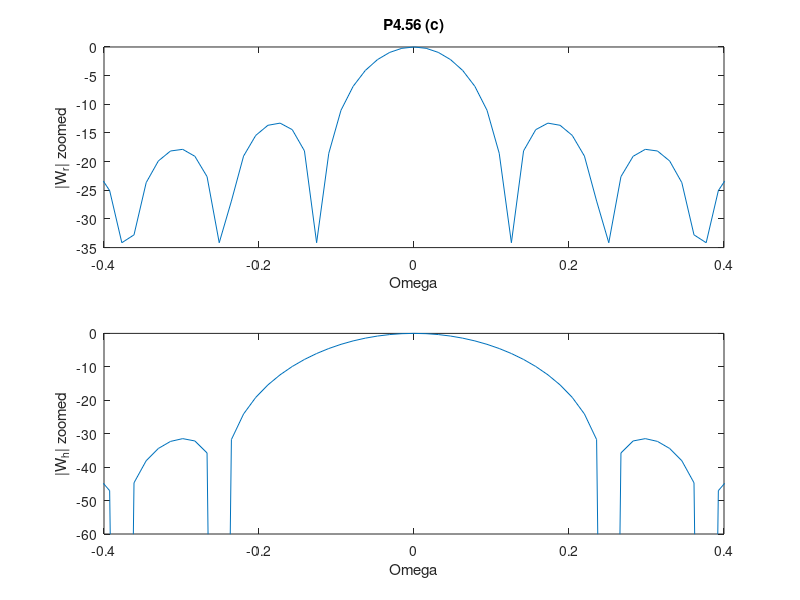
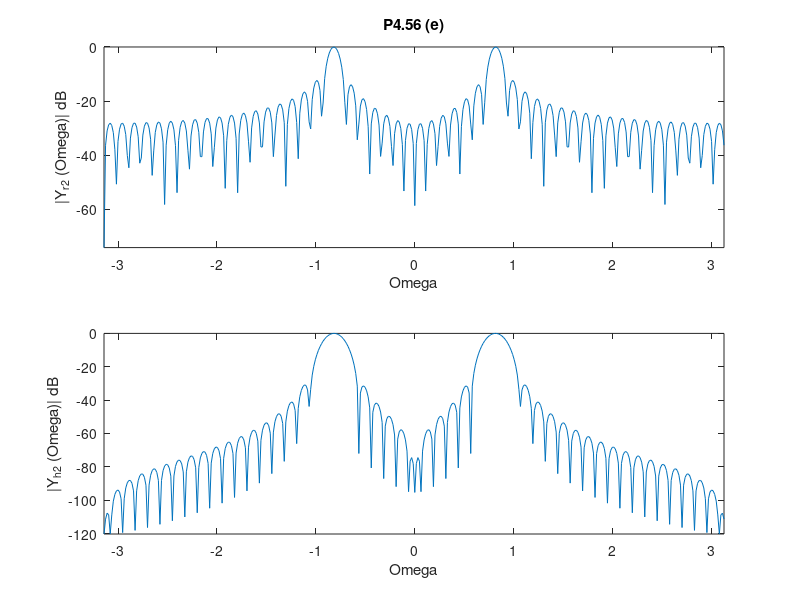
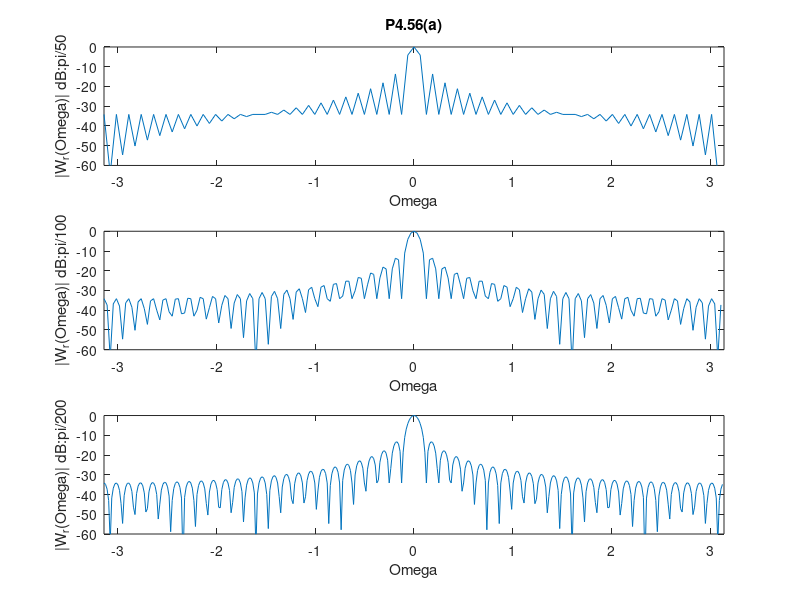
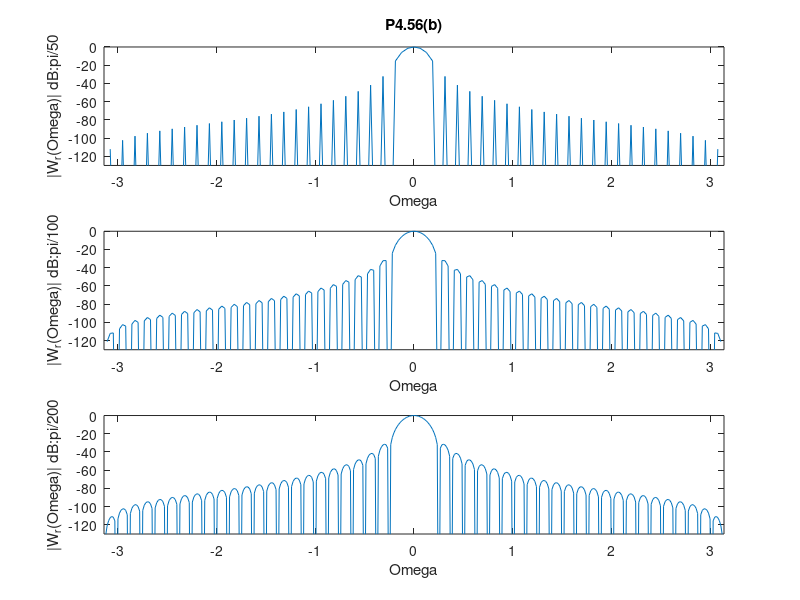

The MATLAB script that drew these images, in order:
%Problem 4.56

%Part a: Rectangular window
clc;
close all;
clear;

M=50;
wr=ones(1,M+1); %Rectangular window

%Interval pi/50:
Omega=(-pi:pi/50:pi-pi/50);
Wr=fftshift(fft(wr,100)); 
%fft is the number of points for the output we want
%fftshift shifted everything across the zero frequency, makes the zero
%frequency into the center so that it is symmertrical

figure(1);
subplot(3,1,1);
plot(Omega, 20*log10(abs(Wr)/max(abs(Wr)))), title('P4.56(a)');
xlabel('Omega'), ylabel('|W_r(Omega)| dB:pi/50'), axis([-pi pi -60 0])

%Interval pi/100:
Omega=(-pi:pi/100:pi-pi/100);
Wr=fftshift(fft(wr,200)); 
%fft is the number of points for the output we want
%fftshift shifted everything across the zero frequency, makes the zero
%frequency into the center so that it is symmertrical

figure(1);
subplot(3,1,2);
plot(Omega, 20*log10(abs(Wr)/max(abs(Wr))));
xlabel('Omega'), ylabel('|W_r(Omega)| dB:pi/100'), axis([-pi pi -60 0])

% Interval pi/200:
Omega=(-pi:pi/200:pi-pi/200);
Wr=fftshift(fft(wr,400)); 
%fft is the number of points for the output we want
%fftshift shifted everything across the zero frequency, makes the zero
%frequency into the center so that it is symmertrical

figure(1);
subplot(3,1,3);
plot(Omega, 20*log10(abs(Wr)/max(abs(Wr))));
xlabel('Omega'), ylabel('|W_r(Omega)| dB:pi/200'), axis([-pi pi -60 0]);

%Part b: Hanning window
%converted to decibels, converted to logarithmic scale

M=50;
wh=0.5-0.5*cos(2*pi*[0:M]/M);

%Interval pi/50:
Omega=(-pi:pi/50:pi-pi/50);
Wh=fftshift(fft(wh,100)); 

figure(2);
subplot(3,1,1);
plot(Omega, 20*log10(abs(Wh)/max(abs(Wh)))), title('P4.56(b)');
xlabel('Omega'), ylabel('|W_r(Omega)| dB:pi/50'), axis([-pi pi -130 0])

%Interval pi/100:
Omega=(-pi:pi/100:pi-pi/100);
Wh=fftshift(fft(wh,200)); 

figure(2);
subplot(3,1,2);
plot(Omega, 20*log10(abs(Wh)/max(abs(Wh))));
xlabel('Omega'), ylabel('|W_r(Omega)| dB:pi/100'), axis([-pi pi -130 0])

%Interval pi/200:
Omega=(-pi:pi/200:pi-pi/200);
Wh=fftshift(fft(wh,400)); 

figure(2);
subplot(3,1,3);
plot(Omega, 20*log10(abs(Wh)/max(abs(Wh))));
xlabel('Omega'), ylabel('|W_r(Omega)| dB:pi/200'), axis([-pi pi -130 0])

%Part c: pi/200 interval zoomed:
figure(3);
subplot(2,1,1)
plot(Omega, 20*log10(abs(Wr)/max(abs(Wr)))), title('P4.56 (c)');
xlabel('Omega'), ylabel('|W_r| zoomed'), axis([-0.4 0.4 -35 0])

subplot(2,1,2)
plot(Omega, 20*log10(abs(Wh)/max(abs(Wh))));
xlabel('Omega'), ylabel('|W_h| zoomed'), axis([-0.4 0.4 -60 0])

print P4_56_3.eps

%Part d:
x1=cos(26*pi*[0:M]/100)+cos(29*pi*[0:M]/100);
yr1=x1.*wr, yh1=x1.*wh;
Yr1=fftshift(fft(yr1, 400));
Yh1=fftshift(fft(yh1,400));

figure(4);
subplot(2,1,1);
plot(Omega, 20*log10(abs(Yr1)/max(abs(Yr1)))), title('P4.56 (d)');
xlabel('Omega'), ylabel('|Y_r_1 (Omega)| dB'), axis tight

subplot(2,1,2);
plot(Omega, 20*log10(abs(Yh1)/max(abs(Yh1))));
xlabel('Omega'), ylabel('|Y_h_1 (Omega)| dB'), axis tight

%Part e:
x2=cos(26*pi*[0:M]/100)+0.02*cos(29*pi*[0:M]/100);
yr2=x2.*wr, yh2=x2.*wh;
Yr2=fftshift(fft(yr2, 400));
Yh2=fftshift(fft(yh2,400));

figure(5);
subplot(2,1,1);
plot(Omega, 20*log10(abs(Yr2)/max(abs(Yr2)))), title('P4.56 (e)');
xlabel('Omega'), ylabel('|Y_r_2 (Omega)| dB'), axis tight

subplot(2,1,2);
plot(Omega, 20*log10(abs(Yh2)/max(abs(Yh2))));
xlabel('Omega'), ylabel('|Y_h_2 (Omega)| dB'), axis tight

print P4_56_5.eps